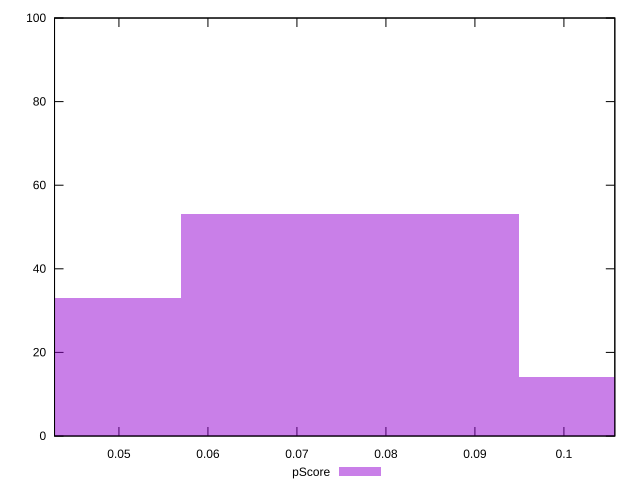

Recreate this plot in gnuplot.
reset

$pScore <<EOF
0.07593273868738147 53
0.1138991080310722 14
0.037966369343690735 33
EOF

set key outside below
set boxwidth 0.037966369343690735
set xrange [0.04276349143649072:0.10572085430592137]
set yrange [0:100]
set trange [0:100]
set style fill transparent solid 0.5 noborder
set terminal svg size 640, 490 enhanced background rgb 'white'
set output "reprap/interactive/samples/pages+cached+noexternal/pScore/histogram.svg"

plot $pScore title "pScore" with boxes

reset
